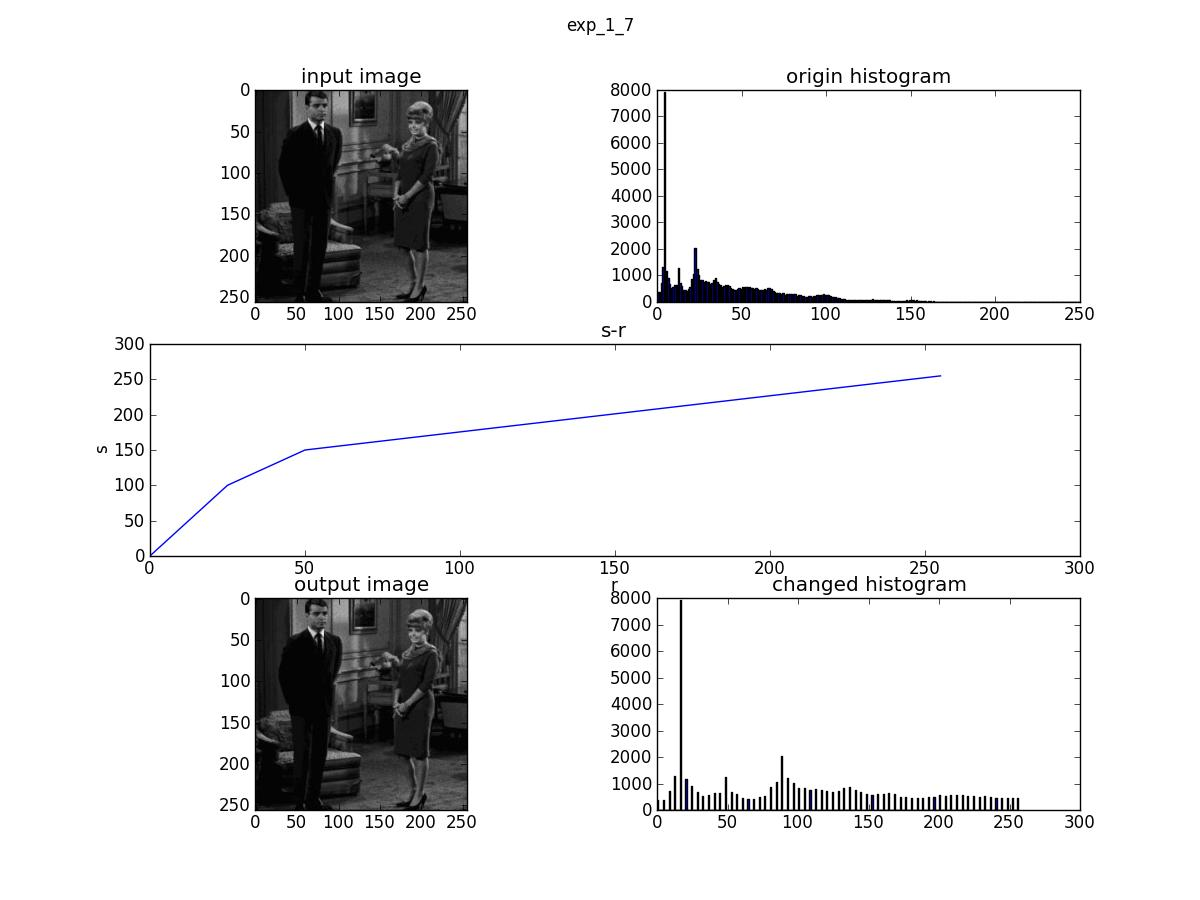

This figure's Python source:
# -*- coding:utf-8 -*-

import matplotlib.pylab as pl
import matplotlib.cm as cm
import Image
import numpy as np
def trans_line(r):
    if r < 25:
        s = 4*r
    elif r < 50:
        s = 2*(r-25)+100
    else:
        s = float(105)/205*(r-50) + 150
    return s
Picture_0 = np.asarray(Image.open('Picture.jpg').convert('L'))/float(255)
fig = pl.figure(figsize=(12,9))
ax1 = fig.add_subplot(321)
ax1.imshow(Picture_0,cmap=cm.gray)
ax1.set_title('input image')
ax2 = fig.add_subplot(322)
hist_0,x_0 = np.histogram(Picture_0.flatten()*255,bins=256,range=(0,256))
ax2.bar(x_0[:-1],hist_0)
ax2.set_title('origin histogram')
r = np.arange(0,256,1)
s = np.asarray([trans_line(x) for x in r]) 
ax3 = fig.add_subplot(3,2,(3,4))
ax3.plot(r,s)
ax3.set_title('s-r')
ax3.set_xlabel('r')
ax3.set_ylabel('s')
Picturen_1 = Picture_0.copy()
(M,N) = Picture_0.shape
for m in range(M):
    for n in range(N):
        Picturen_1[m,n] = trans_line(Picture_0[m,n])
ax4 = fig.add_subplot(3,2,5)
ax4.imshow(Picturen_1,cmap=cm.gray)
ax4.set_title('output image')
hist_1,x_1 = np.histogram(Picturen_1.flatten()*255,bins=256,range=(0,256))
ax5 = fig.add_subplot(3,2,6)
ax5.bar(x_1[:-1],hist_1)
ax5.set_title('changed histogram')
fig.suptitle('exp_1_7')
fig.savefig('exp_1_7.jpg')

